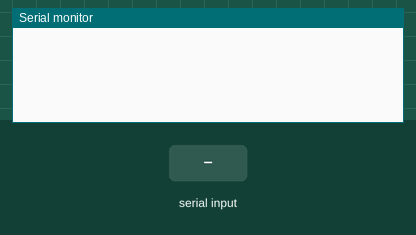
Recording of a sketch running on a simulated Arduino Uno, built with avr-gcc and run on an emulated ATmega328P. Parts: the last lines printed to the serial monitor. Inputs (shaded band) come from the test bench.

Above: at 1.2 s.
1.3 s: "UP\n" received over Serial
At 1.8 s:
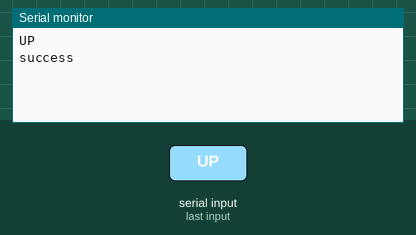
2.8 s: "DOWN\n" received over Serial
At 4.0 s:
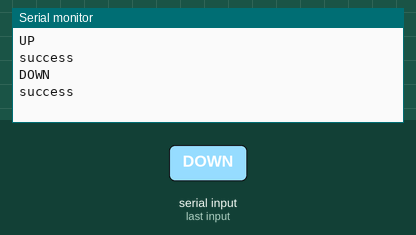
4.3 s: "LEFT\n" received over Serial
At 5.3 s:
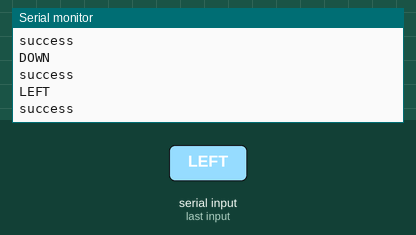
5.8 s: "RIGHT\n" received over Serial
At 6.5 s:
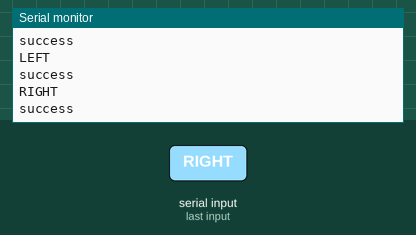
7.3 s: "zack\n" received over Serial
At 8.8 s:
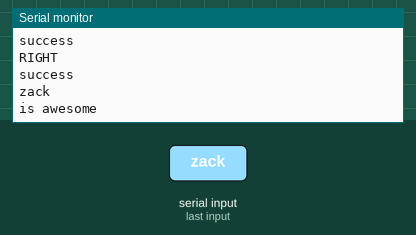

Measured:
- after the input at 1.3 s, the serial monitor: prints a new line at once (image 1)
- after the input at 2.8 s, the serial monitor: prints a new line at once (image 2)
- after the input at 4.3 s, the serial monitor: prints a new line at once (image 3)
- after the input at 5.8 s, the serial monitor: prints a new line at once (image 4)
- after the input at 7.3 s, the serial monitor: prints a new line at once (image 5)

The sketch:

sketch_oct20b.ino
```cpp
void setup() {
  Serial.begin(115200);

}

void loop() {
   String command = "";

    char data [20];
    int number_of_bytes_received;

    if(Serial.available() > 0)
    {
        //number_of_bytes_received = Serial.readBytesUntil (13,data,20); // read bytes (max. 20) from buffer, untill <CR> (13). store bytes in data. count the bytes recieved.
        //data[number_of_bytes_received] = 0; // add a 0 terminator to the char array
        number_of_bytes_received = Serial.readBytesUntil('\n',data,20);
        data[number_of_bytes_received] = 0;
        command= data;
        Serial.println(data);
        //Serial.println(strlen(data));

        if(command == "UP"){
          Serial.println("success");
        }
        if(command == "DOWN"){
          Serial.println("success");
        }
        if(command == "LEFT"){
          Serial.println("success");
        }
        if(command == "RIGHT"){
          Serial.println("success");
        }
        if(command == "zack"){
          Serial.println("is awesome");
        }
        memset(data, 0, sizeof(data));
        command = "";

     }

 }


/*
 if (Serial.available()) {
    character = Serial.read();
    command.concat(character);
    command.trim();
    Serial.println(command);

  }*/
```
